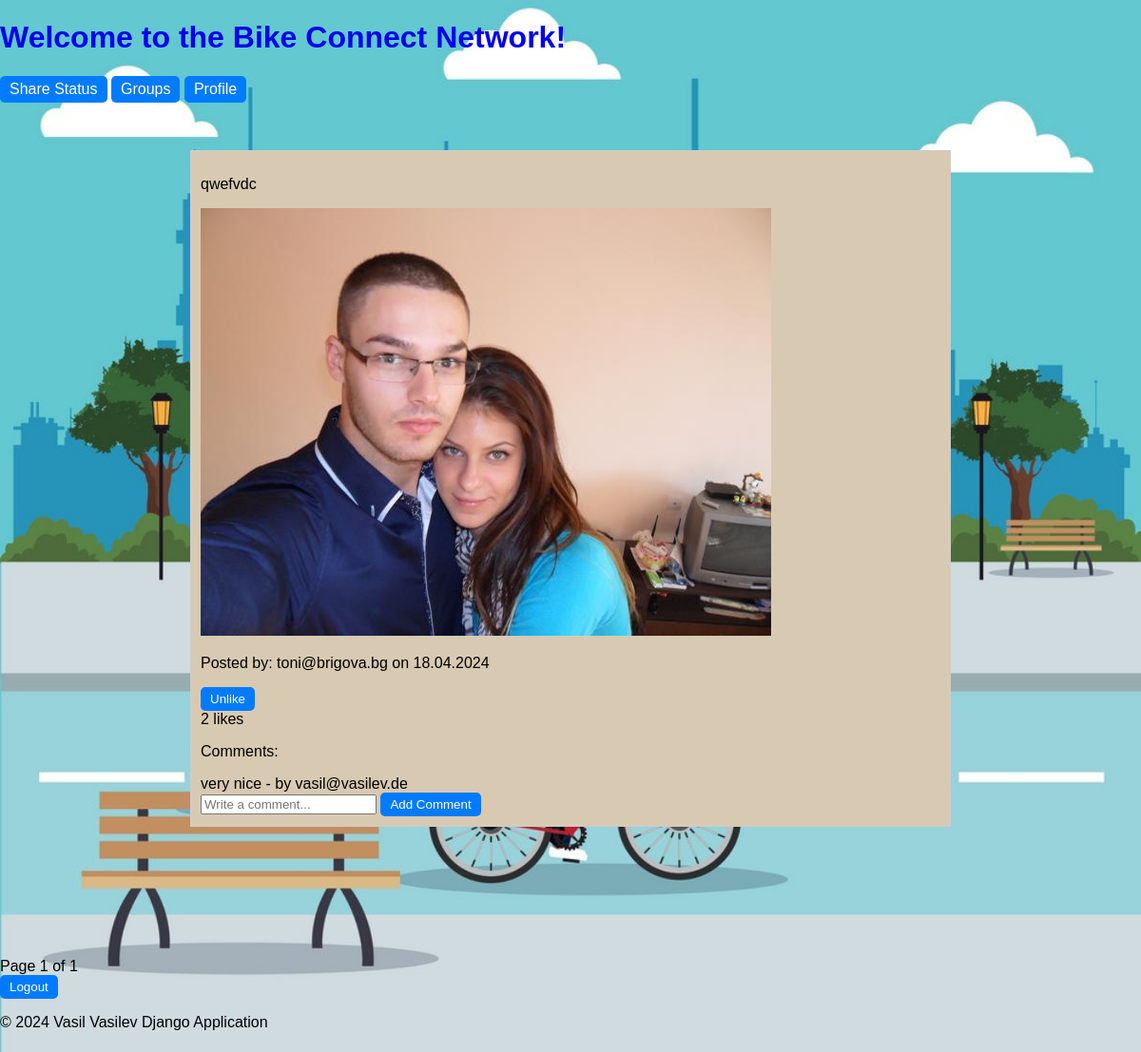
The app's page / (signed in) with its own data.
### bike_connect_network/web/models.py (models this page shows, shortened)
class UserStatus(models.Model):
    user = models.ForeignKey(
        UserModel,
        on_delete=models.CASCADE
    )
    status = models.TextField()
    image = models.ImageField(
        upload_to='users_status_images',
        blank=False,
        null=False
    )
    created_at = models.DateTimeField(
        auto_now_add=True
    )
    likes = models.ManyToManyField(
        UserModel,
        related_name='status_likes',
        blank=True
    )
    class Meta:
        ordering = ['-created_at']

class Comment(models.Model):
    MAX_LENGTH_TEXT = 300
    status = models.ForeignKey(
        UserStatus,
        on_delete=models.CASCADE,
        related_name='comments'
    )
    user = models.ForeignKey(
        UserModel,
        on_delete=models.CASCADE
    )
    text = models.TextField(
        max_length=MAX_LENGTH_TEXT,
        null=False,
        blank=False
    )
    created_at = models.DateTimeField(
        auto_now_add=True
    )

### bike_connect_network/profiles/models.py (models this page shows)
class ProfileUser(auth_models.AbstractBaseUser, auth_models.PermissionsMixin):
    email = models.EmailField(
        unique=True,
        error_messages={
            'unique': _('A user with that email already exists')
        },
    )
    is_staff = models.BooleanField(
        _("staff status"),
        default=False,
        help_text=_("Designates whether the user can log into this admin site."),
    )
    is_active = models.BooleanField(
        _("active"),
        default=True,
        help_text=_(
            "Designates whether this user should be treated as active. "
            "Unselect this instead of deleting accounts."
        ),
    )
    date_joined = models.DateTimeField(_("date joined"), default=timezone.now)
    USERNAME_FIELD = 'email'
    objects = ProfileUserManager()

### bike_connect_network/web/views.py (the view)
# urls.py: path('', index, name='index'),
def index(request):
    posts_list = UserStatus.objects.prefetch_related('comments').all()
    paginator = Paginator(posts_list, 3)
    page_number = request.GET.get('page')
    page_obj = paginator.get_page(page_number)
    return render(request, 'web/index.html', {'page_obj': page_obj})

### templates/web/index.html (shortened to what this page needs)
{% extends "base.html" %}
{% load static %}
{% block main_content %}
    <main>
        {% if user.is_authenticated %}
            <section>
                <a href="{% url 'create_status' %}" class="button-link">Share Status</a>
                <a href="{% url 'list_groups' %}" class="button-link">Groups</a>
                <a href="{% url 'details_user' pk=user.pk %}" class="button-link">Profile</a>
                <div class="post-container">
                        {% for status in page_obj %}
                            <div class="post-item">
                                <p>{{ status.status }}</p>
                                {% if status.image %}
                                    <img src="{{ status.image.url }}" alt="Post Image">
                                {% endif %}
                                <p>Posted by: {{ status.user.email }} on {{ status.created_at|date:"d.m.Y" }}</p>
                                <form action="{% url 'like_user_status' status_id=status.id %}" method="post">
                                    <button type="submit" class="button-link">
                                        {% if request.user in status.likes.all %}
                                            Unlike
                                        {% else %}
                                            Like
                                        {% endif %}
                                    </button>
                                </form>
                                <span>{{ status.likes.count }} likes</span>
                                <div>
                                    <p>Comments:</p>
                                    {% for comment in status.comments.all %}
                                        <span>{{ comment.text }} - by {{ comment.user.email }}</span>
                                    {% endfor %}
                                </div>
                                <form method="post" action="{% url 'add_comment' status.id %}">
                                    <label>
                                        <input type="text" name="comment_text" placeholder="Write a comment...">
                                    </label>
                                    <button type="submit" class="button-link">Add Comment</button>
                                </form>
                            </div>
                        {% empty %}
                            <p class="post-item">No posts yet.</p>
                        {% endfor %}
                </div>
                <div class="pagination">
                    <span class="current">Page {{ page_obj.number }} of {{ page_obj.paginator.num_pages }}</span>
                </div>
                <form action="{% url 'logout_user' %}" method="post">
                    <button type="submit" class="button-link">Logout</button>
                </form>
            </section>
        {% endif %}
    </main>
{% endblock %}

### staticfiles/style/styles.css (style rules this page uses)
.post-container { position: relative; min-height: 100vh; max-width: 800px; margin: 0 auto; padding: 50px; }
.post-item { border: 1px solid #ccc; background-color: #D8CAB2; padding: 10px; margin-bottom: 20px; }
.button-link { display: inline-block; padding: 5px 10px; background-color: #007bff; color: #fff; text-decoration: none; border: none; border-radius: 5px; cursor: pointer; transition: background-color 0.3s ease; }

### records on screen
UserStatus: status "qwefvdc", image (picture), user.email "toni@brigova.bg", created_at "18.04.2024", shows "Unlike", likes.count "2"
Comment: text "very nice", user.email "vasil@vasilev.de"

### other values on screen
{{ page_obj.number }} "1"
{{ page_obj.paginator.num_pages }} "1"
